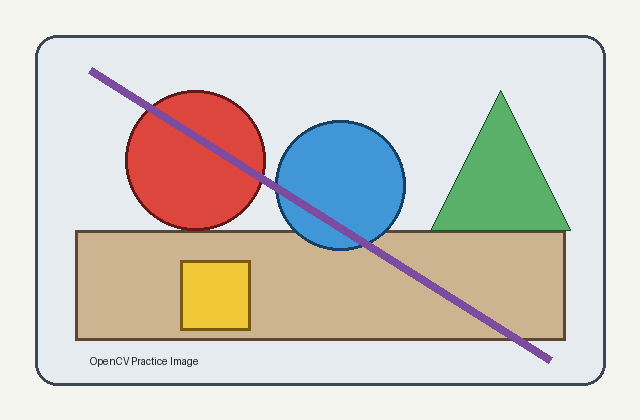
#> input picture CV_Experiments_01_to_15/sample_image.png, 640 x 420 px
$ python main.py
#> lines starting #> are read from the running program, lines starting #| are printed output that depends on the picture
from pathlib import Path
import cv2
import numpy as np

ROOT = Path(__file__).resolve().parent
image_path = ROOT.parent / "sample_image.png"
image = cv2.imread(str(image_path))
#> image is the input picture: shape (420, 640, 3); mean B, G, R 197.7, 203.9, 208.4
if image is None:
    raise FileNotFoundError(f"Could not read image: {image_path}")

height, width = image.shape[:2]
#> height = 420; width = 640
source = np.float32([[50, 50], [width - 50, 50], [50, height - 50]])
#> source = [[50, 50], [590, 50], [50, 370]]
destination = np.float32([[80, 80], [width - 100, 60], [100, height - 80]])
#> destination = [[80, 80], [540, 60], [100, 340]]
matrix = cv2.getAffineTransform(source, destination)
transformed = cv2.warpAffine(image, matrix, (width, height))
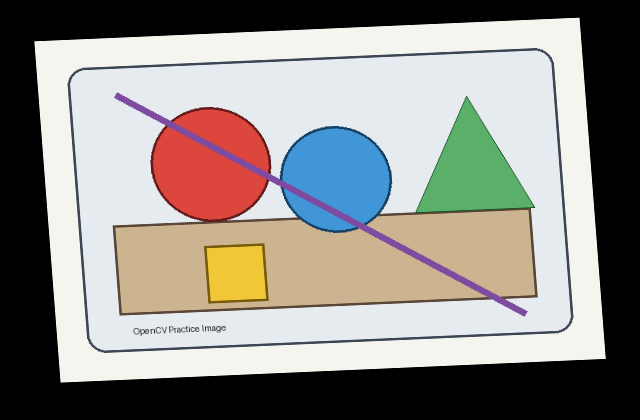
#> transformed: shape (420, 640, 3); mean B, G, R 137.3, 141.6, 144.8
cv2.imwrite(str(ROOT / "output_affine.png"), transformed)
cv2.imshow("Original", image)
cv2.imshow("Affine Transformation", transformed)
cv2.waitKey(0)
cv2.destroyAllWindows()
